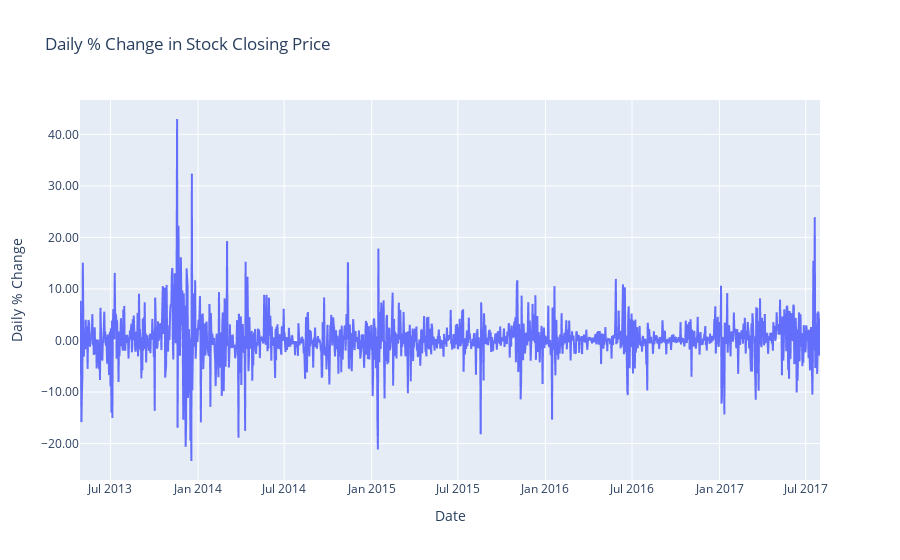

Here is the notebook cell this chart was saved with:
### Code cell
import plotly.express as px

fig = px.line(
    data,
    x=data.index,  # or x='Date' if you have a Date column
    y='Close_price_pct_change',
    title='Daily % Change in Stock Closing Price',
    labels={'Close_price_pct_change': 'Daily % Change'}
)

fig.update_layout(yaxis_tickformat=".2f")  # Format Y-axis nicely
fig.show()

### Figure 1 — Plotly figure (JSON) as saved in the notebook; plotly's stock layout.template omitted (floating-point values rounded to 4 significant figures; data arrays with more than 128 entries replaced by an {"elided": "..."} marker saying what was removed)
{"data": [{"hovertemplate": "Date=%{x}<br>Daily % Change=%{y}<extra></extra>", "legendgroup": "", "line": {"color": "#636efa", "dash": "solid"}, "marker": {"symbol": "circle"}, "mode": "lines", "name": "", "showlegend": false, "type": "scattergl", "x": {"elided": "1556 str values"}, "xaxis": "x", "y": {"elided": "1556 float values"}, "yaxis": "y"}], "layout": {"legend": {"tracegroupgap": 0}, "title": {"text": "Daily % Change in Stock Closing Price"}, "xaxis": {"anchor": "y", "domain": [0, 1], "title": {"text": "Date"}}, "yaxis": {"anchor": "x", "domain": [0, 1], "tickformat": ".2f", "title": {"text": "Daily % Change"}}}}
